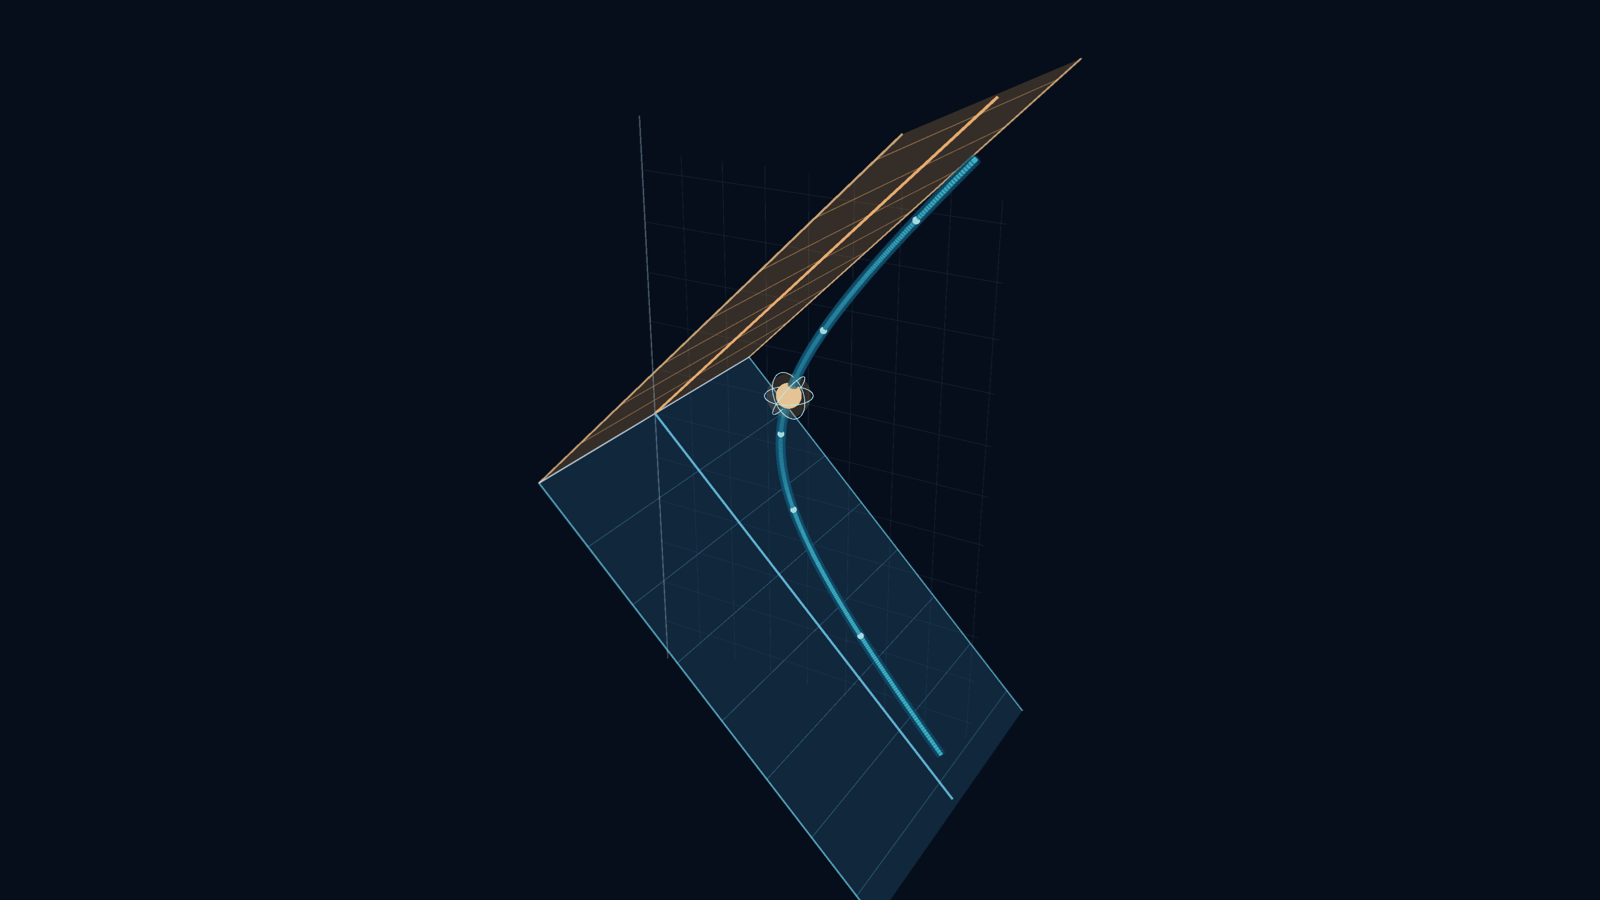

Reproduce this figure in Python.
"""Atomic Radiation Post 4 — cinematic Rindler horizons and accelerated atom.

Run: pip install numpy pyvista vtk
     python atomic_post4_rindler.py

Coordinates (X,Y,Z) = (longitudinal space z, transverse space y, ct).
The plot is a 2+1 dimensional SLICE of Minkowski spacetime. An atom with
constant proper acceleration a follows z^2-(ct)^2=(c^2/a)^2, y=0.
Its past and future Rindler horizons are the null PLANES ct=+z and ct=-z
(extended along y); they are not ordinary conical surfaces. Units c=1.
"""
from pathlib import Path
import numpy as np

OUT = Path(__file__).with_suffix('.png')
WIDTH, HEIGHT = 1600, 900
A = 0.67
BACKGROUND='#060e1b'
CYAN='#54e4f2'; GOLD='#f2b46b'; MIDBLUE='#438bb1'; GRID='#34465d'

def worldline(tau):
    tau=np.asarray(tau)
    return np.column_stack((np.cosh(A*tau)/A, np.zeros_like(tau), np.sinh(A*tau)/A))

def quad_mesh(corners, nu=30, nv=30):
    """Corners (00,10,11,01); returns triangle mesh."""
    a,b,c,d=np.asarray(corners,float)
    v=np.array([(1-u)*(1-w)*a+u*(1-w)*b+u*w*c+(1-u)*w*d
                for u in np.linspace(0,1,nu) for w in np.linspace(0,1,nv)])
    faces=[]
    for i in range(nu-1):
        for j in range(nv-1):
            k=i*nv+j
            faces.extend(([k,k+nv,k+nv+1],[k,k+nv+1,k+1]))
    return v,np.asarray(faces,dtype=int)

# Each horizon is a ruled null sheet extending transverse to acceleration.
ZMAX=3.55; YMAX=1.80
FUTURE=[(0,-YMAX,0),(ZMAX,-YMAX,ZMAX),(ZMAX,YMAX,ZMAX),(0,YMAX,0)]
PAST=[(0,-YMAX,0),(ZMAX,-YMAX,-ZMAX),(ZMAX,YMAX,-ZMAX),(0,YMAX,0)]

def draw_scene(add_surface,add_tube,add_ball,save):
    # Subdued reference lattice in y=0 (the atom's spacetime plane)
    for zz in np.linspace(0,3.6,9):
        add_tube([[zz,0,-2.7],[zz,0,2.7]],GRID,.003,.19)
    for tt in np.linspace(-2.5,2.5,11):
        add_tube([[0,0,tt],[3.65,0,tt]],GRID,.003,.19)
    # Planes are actually 3-D sheets, not a collection of local event cones.
    add_surface(PAST,'#317baf',.24)
    add_surface(FUTURE,'#d69750',.24)
    # Ruling lines make the full geometric extent legible.
    for t in np.linspace(.52,3.35,7):
        add_tube([[t,-YMAX,t],[t,YMAX,t]],'#f5ba79',.004,.23)
        add_tube([[t,-YMAX,-t],[t,YMAX,-t]],'#62b7d7',.004,.19)
    for side in (-YMAX,YMAX):
        add_tube([[0,side,0],[ZMAX,side,ZMAX]],'#f6c58b',.008,.55)
        add_tube([[0,side,0],[ZMAX,side,-ZMAX]],'#6acbe7',.008,.50)
    add_tube([[0,-YMAX,0],[0,YMAX,0]],'#d1e6f5',.007,.58)
    # Lines along central y=0 plane to read the asymptotic approach.
    add_tube([[0,0,0],[3.50,0,3.50]],'#ffbd79',.012,.70)
    add_tube([[0,0,0],[3.50,0,-3.50]],'#6dc9ec',.012,.65)
    # Worldline: proper acceleration stays constant, the curve approaches both horizons.
    tau=np.linspace(-2.16,2.16,400)
    curve=worldline(tau)
    add_tube(curve,'#115473',.050,.32)
    add_tube(curve,CYAN,.021,1.0)
    for tm in (-1.58, -.65, .12, 1.15, 1.88):
        add_ball(worldline([tm])[0],.033,'#c7faff',.90)
    # Atom, highlighted on its worldline; schematic, not electron-cloud literalism.
    centre=worldline([.53])[0]
    add_ball(centre,.123,'#ffddaa',1)
    add_ball(centre,.21,'#f8b96d',.10)
    for angle in (0,60,120):
        theta=np.linspace(0,2*np.pi,160)
        circle=np.stack([.23*np.cos(theta),.23*np.sin(theta),np.zeros_like(theta)],axis=-1)
        rot=np.deg2rad(angle)
        mat=np.array([[np.cos(rot),0,np.sin(rot)],[0,1,0],[-np.sin(rot),0,np.cos(rot)]])
        add_tube(circle@mat.T+centre,'#baf2ff',.004,.67)
    # tiny directional axis tick, unobtrusive
    add_tube([[0,0,-3.0],[0,0,3.0]],'#8eaac0',.006,.30)
    save()

def render_pyvista():
    import pyvista as pv
    pl=pv.Plotter(off_screen=True,window_size=(WIDTH,HEIGHT),lighting='none')
    pl.set_background(BACKGROUND)
    try: pl.enable_anti_aliasing('ssaa')
    except Exception: pass
    def add_surface(corners,color,alpha):
        verts,faces=quad_mesh(corners)
        cells=np.column_stack([np.full(len(faces),3),faces]).ravel()
        mesh=pv.PolyData(verts,cells)
        pl.add_mesh(mesh,color=color,opacity=alpha,ambient=.60,diffuse=.35,specular=.25,show_edges=False,culling=False)
    def add_tube(points,color,r,alpha):
        mesh=pv.lines_from_points(np.asarray(points,float)).tube(radius=r,n_sides=9)
        pl.add_mesh(mesh,color=color,opacity=alpha,ambient=.48,diffuse=.50,specular=.5)
    def add_ball(pos,r,color,alpha):
        pl.add_mesh(pv.Sphere(radius=r,center=pos,theta_resolution=32,phi_resolution=32),color=color,opacity=alpha,ambient=.65,diffuse=.25,specular=.6)
    def save():
        pl.camera.position=(7.4,-9.8,5.45)
        pl.camera.focal_point=(1.71,0,0)
        pl.camera.view_up=(0,0,1)
        pl.camera.zoom(.79)
        pl.screenshot(str(OUT))
        pl.close()
    draw_scene(add_surface,add_tube,add_ball,save)

def render_vtk():
    import vtk
    from vtk.util.numpy_support import numpy_to_vtk
    def rgb(h):
        h=h.lstrip('#');return tuple(int(h[i:i+2],16)/255 for i in (0,2,4))
    ren=vtk.vtkRenderer();ren.SetBackground(*rgb(BACKGROUND))
    win=vtk.vtkRenderWindow();win.SetOffScreenRendering(1);win.AddRenderer(ren);win.SetSize(WIDTH,HEIGHT)
    win.SetMultiSamples(8)
    def actor(poly,color,alpha):
        mapper=vtk.vtkPolyDataMapper();mapper.SetInputData(poly)
        a=vtk.vtkActor();a.SetMapper(mapper);p=a.GetProperty()
        p.SetColor(*rgb(color));p.SetOpacity(alpha);p.SetAmbient(.62);p.SetDiffuse(.35);p.SetSpecular(.3)
        p.SetBackfaceCulling(False)
        ren.AddActor(a)
    def add_surface(corners,color,alpha):
        v,f=quad_mesh(corners)
        pts=vtk.vtkPoints();pts.SetData(numpy_to_vtk(v,deep=True))
        cells=vtk.vtkCellArray()
        for face in f:
            tri=vtk.vtkTriangle()
            for j,k in enumerate(face):tri.GetPointIds().SetId(j,int(k))
            cells.InsertNextCell(tri)
        poly=vtk.vtkPolyData();poly.SetPoints(pts);poly.SetPolys(cells)
        actor(poly,color,alpha)
    def add_tube(points,color,r,alpha):
        p=np.asarray(points,float);pts=vtk.vtkPoints();pts.SetData(numpy_to_vtk(p,deep=True))
        lines=vtk.vtkCellArray()
        for i in range(len(p)-1):
            l=vtk.vtkLine();l.GetPointIds().SetId(0,i);l.GetPointIds().SetId(1,i+1);lines.InsertNextCell(l)
        poly=vtk.vtkPolyData();poly.SetPoints(pts);poly.SetLines(lines)
        tub=vtk.vtkTubeFilter();tub.SetInputData(poly);tub.SetRadius(r);tub.SetNumberOfSides(9);tub.CappingOn();tub.Update()
        actor(tub.GetOutput(),color,alpha)
    def add_ball(pos,r,color,alpha):
        s=vtk.vtkSphereSource();s.SetCenter(*pos);s.SetRadius(r);s.SetPhiResolution(28);s.SetThetaResolution(28);s.Update()
        actor(s.GetOutput(),color,alpha)
    def save():
        cam=ren.GetActiveCamera();cam.SetPosition(7.4,-9.8,5.45);cam.SetFocalPoint(1.71,0,0);cam.SetViewUp(0,0,1);cam.Zoom(.79)
        win.Render()
        filt=vtk.vtkWindowToImageFilter();filt.SetInput(win);filt.SetInputBufferTypeToRGB();filt.ReadFrontBufferOff();filt.Update()
        wr=vtk.vtkPNGWriter();wr.SetFileName(str(OUT));wr.SetInputConnection(filt.GetOutputPort());wr.Write();win.Finalize()
    draw_scene(add_surface,add_tube,add_ball,save)

if __name__=='__main__':
    try:
        import pyvista
    except ImportError:
        print('PyVista not installed; rendering using its VTK backend directly.')
        render_vtk()
    else:
        render_pyvista()
    print('Wrote',OUT)
